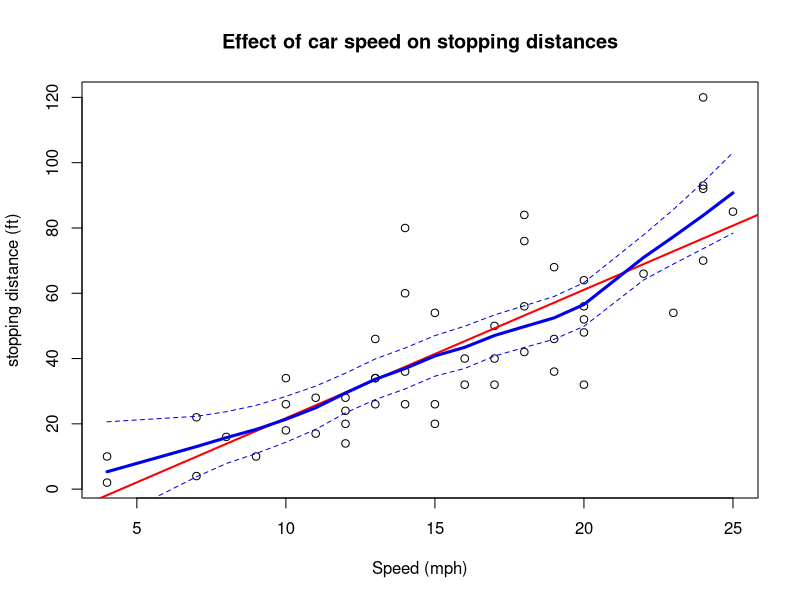

Here is the R script that generated this plot:
# Tomasz Puzio - 100904335

# 1
# Using the cars dataset built into R, create a scatter plot in base R of speed (x) and dist (y), giving it a title with labelled axes.
plot(cars$speed, cars$dist,
     xlab = "Speed (mph)",
     ylab = "stopping distance (ft)",
     main = "Effect of car speed on stopping distances"
)

# 2.
# Create a simple linear model. Overlay a line of best fit, using red line of weight 2.
linear_model <- lm(dist ~ speed, data = cars)
abline(linear_model, col="red", lwd=2)

# 3.
# Fit a LOESS regression model and then predict values for the data. 
mod <- loess(dist ~ speed, data = cars, span = 0.5, degree = 1)
cars$y_pred_loess <- predict(mod)

# 4.
# Overlay the predicted LOESS model values, using “blue2” and line weight 3.
lines(cars$speed, cars$y_pred_loess, col="blue2", lty=1, lwd=3)

# 5.
# Overlay predicted 95% confidence intervals, using “blue2”, line weight 1, and dashed line type.
pred <- predict(mod, se = TRUE)

# Upper Bound
lines(cars$speed, 
      pred$fit + qt(0.957, pred$df) * pred$se.fit, 
      lty = 2, col = "blue2", lwd = 1)

# Lower Bound
lines(cars$speed,
      pred$fit - qt(0.957, pred$df) * pred$se.fit,
      lty = 2, col = "blue2", lwd = 1)
